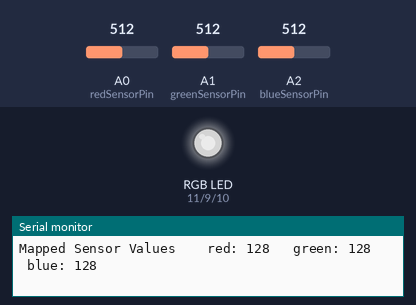
The sketch below on a simulated Arduino Uno, built with avr-gcc and run on an emulated ATmega328P. On the bench: an RGB LED mixed from three pins (HIGH = lit), the last lines printed to the serial monitor. The inputs (shaded band) are chosen by the test bench; at power-on: A0 (redSensorPin) = 512, A1 (greenSensorPin) = 512, A2 (blueSensorPin) = 512. Dim RGB values are drawn brighter than linear.

Above: at 1.2 s.
1.3 s: A0 (redSensorPin) set to 414
At 2.5 s:
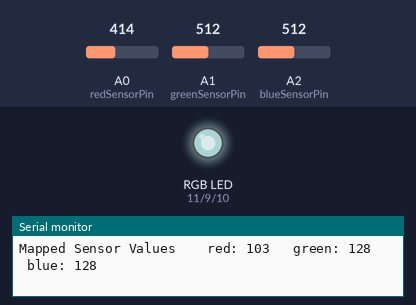
4.3 s: A0 (redSensorPin) set to 386
At 5.8 s:
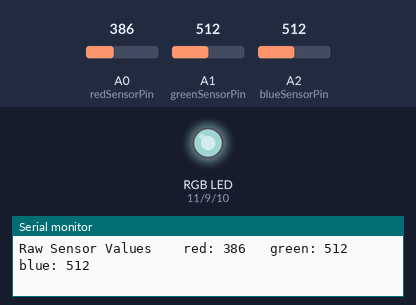
7.3 s: A1 (greenSensorPin) set to 407
At 8.1 s:
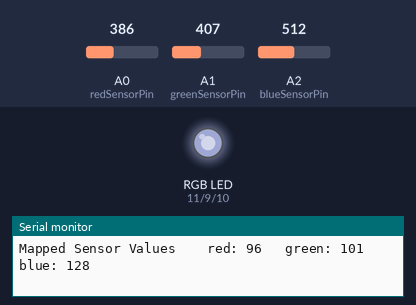
10.3 s: A1 (greenSensorPin) set to 392
At 11.0 s:
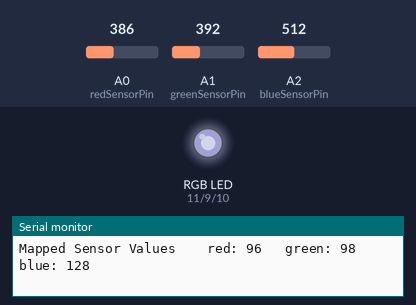
13.3 s: A2 (blueSensorPin) set to 414
At 14.6 s:
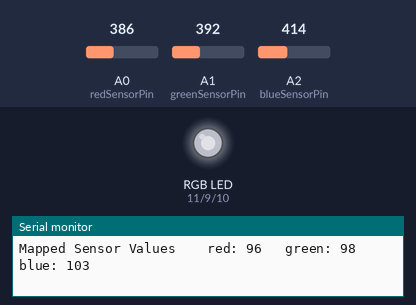
16.3 s: A2 (blueSensorPin) set to 390
At 17.0 s:
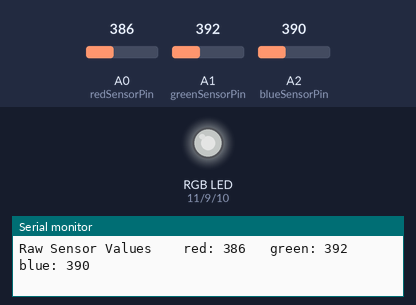
Timing chart, 0 to 19.3 s (numbered marks = the images above; inputs shaded):
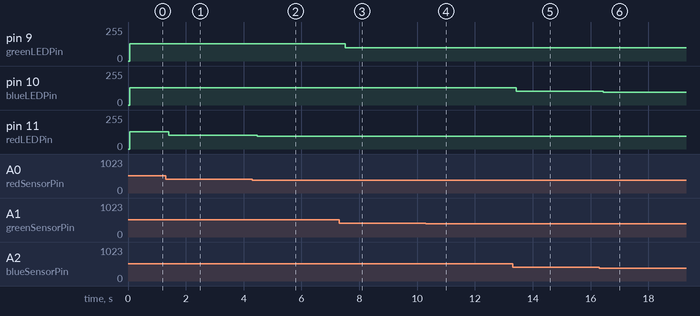

Measured:
- after the input at 1.3 s, pin 11 (redLEDPin): 128/255 → 103/255 after 0.12 s
- after the input at 4.3 s, pin 11 (redLEDPin): 103/255 → 96/255 after 0.18 s
- after the input at 7.3 s, pin 9 (greenLEDPin): 128/255 → 101/255 after 0.21 s
- after the input at 10.3 s, pin 9 (greenLEDPin): 101/255 → 98/255 after 0.13 s
- after the input at 13.3 s, pin 10 (blueLEDPin): 128/255 → 103/255 after 0.13 s
- after the input at 16.3 s, pin 10 (blueLEDPin): 103/255 → 97/255 after 0.14 s

The sketch:

color_mixing_lamp.ino
```cpp
const int redLEDPin = 11;
const int greenLEDPin = 9;
const int blueLEDPin = 10;

const int redSensorPin = A0;
const int greenSensorPin = A1;
const int blueSensorPin = A2;

int redLEDValue = 0;
int greenLEDValue = 0;
int blueLEDValue = 0;

int redSensorValue = 0;
int greenSensorValue = 0;
int blueSensorValue = 0;

void setup() {
  Serial.begin(9600);

  pinMode(redLEDPin, OUTPUT);
  pinMode(greenLEDPin, OUTPUT);
  pinMode(blueLEDPin, OUTPUT);
}

void loop() {
  // Reading the value of each light sensor
  redSensorValue = analogRead(redSensorPin);
  delay(5);
  greenSensorValue = analogRead(greenSensorPin);
  delay(5);
  blueSensorValue = analogRead(blueSensorPin);

  Serial.print("Raw Sensor Values \t red: ");
  Serial.print(redSensorValue);
  Serial.print("\t green: ");
  Serial.print(greenSensorValue);
  Serial.print("\t blue: ");
  Serial.println(blueSensorValue);

  redLEDValue = redSensorValue / 4;
  greenLEDValue = greenSensorValue / 4;
  blueLEDValue = blueSensorValue / 4;

  Serial.print("Mapped Sensor Values \t red: ");
  Serial.print(redLEDValue);
  Serial.print("\t green: ");
  Serial.print(greenLEDValue);
  Serial.print("\t blue: ");
  Serial.println(blueLEDValue);

  analogWrite(redLEDPin, redLEDValue);
  analogWrite(greenLEDPin, greenLEDValue);
  analogWrite(blueLEDPin, blueLEDValue);
}
```
